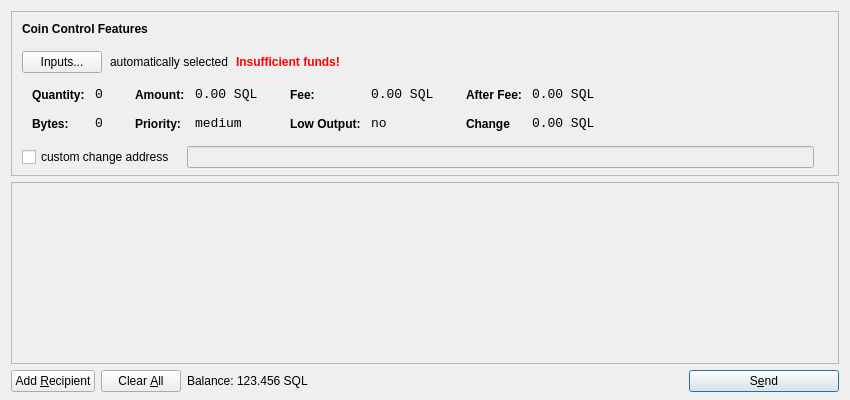
<?xml version="1.0" encoding="UTF-8"?>
<ui version="4.0">
 <class>SendCoinsDialog</class>
 <widget class="QDialog" name="SendCoinsDialog">
  <property name="geometry">
   <rect>
    <x>0</x>
    <y>0</y>
    <width>850</width>
    <height>400</height>
   </rect>
  </property>
  <property name="windowTitle">
   <string>Send Coins</string>
  </property>
  <layout class="QVBoxLayout" name="verticalLayout" stretch="0,1,0">
   <property name="bottomMargin">
    <number>8</number>
   </property>
   <item>
    <widget class="QFrame" name="frameCoinControl">
     <property name="sizePolicy">
      <sizepolicy hsizetype="Expanding" vsizetype="Expanding">
       <horstretch>0</horstretch>
       <verstretch>0</verstretch>
      </sizepolicy>
     </property>
     <property name="maximumSize">
      <size>
       <width>16777215</width>
       <height>16777215</height>
      </size>
     </property>
     <property name="frameShape">
      <enum>QFrame::StyledPanel</enum>
     </property>
     <property name="frameShadow">
      <enum>QFrame::Sunken</enum>
     </property>
     <layout class="QVBoxLayout" name="verticalLayoutCoinControl2">
      <property name="spacing">
       <number>-1</number>
      </property>
      <property name="leftMargin">
       <number>0</number>
      </property>
      <property name="topMargin">
       <number>0</number>
      </property>
      <property name="rightMargin">
       <number>0</number>
      </property>
      <property name="bottomMargin">
       <number>6</number>
      </property>
      <item>
       <layout class="QVBoxLayout" name="verticalLayoutCoinControl" stretch="0,0,0,0,1">
        <property name="spacing">
         <number>0</number>
        </property>
        <property name="leftMargin">
         <number>10</number>
        </property>
        <property name="topMargin">
         <number>10</number>
        </property>
        <item>
         <layout class="QHBoxLayout" name="horizontalLayoutCoinControl1">
          <property name="bottomMargin">
           <number>15</number>
          </property>
          <item>
           <widget class="QLabel" name="labelCoinControlFeatures">
            <property name="sizePolicy">
             <sizepolicy hsizetype="Preferred" vsizetype="Maximum">
              <horstretch>0</horstretch>
              <verstretch>0</verstretch>
             </sizepolicy>
            </property>
            <property name="font">
             <font>
              <weight>75</weight>
              <bold>true</bold>
             </font>
            </property>
            <property name="styleSheet">
             <string notr="true">font-weight:bold;</string>
            </property>
            <property name="text">
             <string>Coin Control Features</string>
            </property>
           </widget>
          </item>
         </layout>
        </item>
        <item>
         <layout class="QHBoxLayout" name="horizontalLayoutCoinControl2" stretch="0,0,0,0">
          <property name="spacing">
           <number>8</number>
          </property>
          <property name="bottomMargin">
           <number>10</number>
          </property>
          <item>
           <widget class="QPushButton" name="pushButtonCoinControl">
            <property name="styleSheet">
             <string notr="true"/>
            </property>
            <property name="text">
             <string>Inputs...</string>
            </property>
           </widget>
          </item>
          <item>
           <widget class="QLabel" name="labelCoinControlAutomaticallySelected">
            <property name="text">
             <string>automatically selected</string>
            </property>
            <property name="margin">
             <number>5</number>
            </property>
           </widget>
          </item>
          <item>
           <widget class="QLabel" name="labelCoinControlInsuffFunds">
            <property name="font">
             <font>
              <weight>75</weight>
              <bold>true</bold>
             </font>
            </property>
            <property name="styleSheet">
             <string notr="true">color:red;font-weight:bold;</string>
            </property>
            <property name="text">
             <string>Insufficient funds!</string>
            </property>
            <property name="margin">
             <number>5</number>
            </property>
           </widget>
          </item>
          <item>
           <spacer name="horizontalSpacerCoinControl">
            <property name="orientation">
             <enum>Qt::Horizontal</enum>
            </property>
            <property name="sizeHint" stdset="0">
             <size>
              <width>40</width>
              <height>1</height>
             </size>
            </property>
           </spacer>
          </item>
         </layout>
        </item>
        <item>
         <widget class="QWidget" name="widgetCoinControl" native="true">
          <property name="sizePolicy">
           <sizepolicy hsizetype="Preferred" vsizetype="Preferred">
            <horstretch>0</horstretch>
            <verstretch>0</verstretch>
           </sizepolicy>
          </property>
          <property name="minimumSize">
           <size>
            <width>0</width>
            <height>0</height>
           </size>
          </property>
          <property name="styleSheet">
           <string notr="true"/>
          </property>
          <layout class="QHBoxLayout" name="horizontalLayoutCoinControl5">
           <property name="margin">
            <number>0</number>
           </property>
           <item>
            <layout class="QHBoxLayout" name="horizontalLayoutCoinControl3" stretch="0,0,0,1">
             <property name="spacing">
              <number>20</number>
             </property>
             <property name="topMargin">
              <number>0</number>
             </property>
             <property name="bottomMargin">
              <number>10</number>
             </property>
             <item>
              <layout class="QFormLayout" name="formLayoutCoinControl1">
               <property name="horizontalSpacing">
                <number>10</number>
               </property>
               <property name="verticalSpacing">
                <number>14</number>
               </property>
               <property name="leftMargin">
                <number>10</number>
               </property>
               <property name="topMargin">
                <number>4</number>
               </property>
               <property name="rightMargin">
                <number>6</number>
               </property>
               <item row="0" column="0">
                <widget class="QLabel" name="labelCoinControlQuantityText">
                 <property name="styleSheet">
                  <string notr="true">font-weight:bold;</string>
                 </property>
                 <property name="text">
                  <string>Quantity:</string>
                 </property>
                 <property name="margin">
                  <number>0</number>
                 </property>
                </widget>
               </item>
               <item row="0" column="1">
                <widget class="QLabel" name="labelCoinControlQuantity">
                 <property name="font">
                  <font>
                   <family>Monospace</family>
                   <pointsize>10</pointsize>
                  </font>
                 </property>
                 <property name="cursor">
                  <cursorShape>IBeamCursor</cursorShape>
                 </property>
                 <property name="contextMenuPolicy">
                  <enum>Qt::ActionsContextMenu</enum>
                 </property>
                 <property name="text">
                  <string>0</string>
                 </property>
                 <property name="margin">
                  <number>0</number>
                 </property>
                 <property name="textInteractionFlags">
                  <set>Qt::LinksAccessibleByMouse|Qt::TextSelectableByKeyboard|Qt::TextSelectableByMouse</set>
                 </property>
                </widget>
               </item>
               <item row="1" column="0">
                <widget class="QLabel" name="labelCoinControlBytesText">
                 <property name="styleSheet">
                  <string notr="true">font-weight:bold;</string>
                 </property>
                 <property name="text">
                  <string>Bytes:</string>
                 </property>
                </widget>
               </item>
               <item row="1" column="1">
                <widget class="QLabel" name="labelCoinControlBytes">
                 <property name="font">
                  <font>
                   <family>Monospace</family>
                   <pointsize>10</pointsize>
                  </font>
                 </property>
                 <property name="cursor">
                  <cursorShape>IBeamCursor</cursorShape>
                 </property>
                 <property name="contextMenuPolicy">
                  <enum>Qt::ActionsContextMenu</enum>
                 </property>
                 <property name="text">
                  <string>0</string>
                 </property>
                 <property name="textInteractionFlags">
                  <set>Qt::LinksAccessibleByMouse|Qt::TextSelectableByKeyboard|Qt::TextSelectableByMouse</set>
                 </property>
                </widget>
               </item>
              </layout>
             </item>
             <item>
              <layout class="QFormLayout" name="formLayoutCoinControl2">
               <property name="horizontalSpacing">
                <number>10</number>
               </property>
               <property name="verticalSpacing">
                <number>14</number>
               </property>
               <property name="leftMargin">
                <number>6</number>
               </property>
               <property name="topMargin">
                <number>4</number>
               </property>
               <property name="rightMargin">
                <number>6</number>
               </property>
               <item row="0" column="0">
                <widget class="QLabel" name="labelCoinControlAmountText">
                 <property name="styleSheet">
                  <string notr="true">font-weight:bold;</string>
                 </property>
                 <property name="text">
                  <string>Amount:</string>
                 </property>
                 <property name="margin">
                  <number>0</number>
                 </property>
                </widget>
               </item>
               <item row="0" column="1">
                <widget class="QLabel" name="labelCoinControlAmount">
                 <property name="font">
                  <font>
                   <family>Monospace</family>
                   <pointsize>10</pointsize>
                  </font>
                 </property>
                 <property name="cursor">
                  <cursorShape>IBeamCursor</cursorShape>
                 </property>
                 <property name="contextMenuPolicy">
                  <enum>Qt::ActionsContextMenu</enum>
                 </property>
                 <property name="text">
                  <string>0.00 SQL</string>
                 </property>
                 <property name="textInteractionFlags">
                  <set>Qt::LinksAccessibleByMouse|Qt::TextSelectableByKeyboard|Qt::TextSelectableByMouse</set>
                 </property>
                </widget>
               </item>
               <item row="1" column="0">
                <widget class="QLabel" name="labelCoinControlPriorityText">
                 <property name="styleSheet">
                  <string notr="true">font-weight:bold;</string>
                 </property>
                 <property name="text">
                  <string>Priority:</string>
                 </property>
                </widget>
               </item>
               <item row="1" column="1">
                <widget class="QLabel" name="labelCoinControlPriority">
                 <property name="font">
                  <font>
                   <family>Monospace</family>
                   <pointsize>10</pointsize>
                  </font>
                 </property>
                 <property name="cursor">
                  <cursorShape>IBeamCursor</cursorShape>
                 </property>
                 <property name="contextMenuPolicy">
                  <enum>Qt::ActionsContextMenu</enum>
                 </property>
                 <property name="text">
                  <string>medium</string>
                 </property>
                 <property name="textInteractionFlags">
                  <set>Qt::LinksAccessibleByMouse|Qt::TextSelectableByKeyboard|Qt::TextSelectableByMouse</set>
                 </property>
                </widget>
               </item>
              </layout>
             </item>
             <item>
              <layout class="QFormLayout" name="formLayoutCoinControl3">
               <property name="horizontalSpacing">
                <number>10</number>
               </property>
               <property name="verticalSpacing">
                <number>14</number>
               </property>
               <property name="leftMargin">
                <number>6</number>
               </property>
               <property name="topMargin">
                <number>4</number>
               </property>
               <property name="rightMargin">
                <number>6</number>
               </property>
               <item row="0" column="0">
                <widget class="QLabel" name="labelCoinControlFeeText">
                 <property name="styleSheet">
                  <string notr="true">font-weight:bold;</string>
                 </property>
                 <property name="text">
                  <string>Fee:</string>
                 </property>
                 <property name="margin">
                  <number>0</number>
                 </property>
                </widget>
               </item>
               <item row="0" column="1">
                <widget class="QLabel" name="labelCoinControlFee">
                 <property name="font">
                  <font>
                   <family>Monospace</family>
                   <pointsize>10</pointsize>
                  </font>
                 </property>
                 <property name="cursor">
                  <cursorShape>IBeamCursor</cursorShape>
                 </property>
                 <property name="contextMenuPolicy">
                  <enum>Qt::ActionsContextMenu</enum>
                 </property>
                 <property name="text">
                  <string>0.00 SQL</string>
                 </property>
                 <property name="textInteractionFlags">
                  <set>Qt::LinksAccessibleByMouse|Qt::TextSelectableByKeyboard|Qt::TextSelectableByMouse</set>
                 </property>
                </widget>
               </item>
               <item row="1" column="0">
                <widget class="QLabel" name="labelCoinControlLowOutputText">
                 <property name="styleSheet">
                  <string notr="true">font-weight:bold;</string>
                 </property>
                 <property name="text">
                  <string>Low Output:</string>
                 </property>
                </widget>
               </item>
               <item row="1" column="1">
                <widget class="QLabel" name="labelCoinControlLowOutput">
                 <property name="font">
                  <font>
                   <family>Monospace</family>
                   <pointsize>10</pointsize>
                  </font>
                 </property>
                 <property name="cursor">
                  <cursorShape>IBeamCursor</cursorShape>
                 </property>
                 <property name="contextMenuPolicy">
                  <enum>Qt::ActionsContextMenu</enum>
                 </property>
                 <property name="text">
                  <string>no</string>
                 </property>
                 <property name="textInteractionFlags">
                  <set>Qt::LinksAccessibleByMouse|Qt::TextSelectableByKeyboard|Qt::TextSelectableByMouse</set>
                 </property>
                </widget>
               </item>
              </layout>
             </item>
             <item>
              <layout class="QFormLayout" name="formLayoutCoinControl4">
               <property name="horizontalSpacing">
                <number>10</number>
               </property>
               <property name="verticalSpacing">
                <number>14</number>
               </property>
               <property name="leftMargin">
                <number>6</number>
               </property>
               <property name="topMargin">
                <number>4</number>
               </property>
               <property name="rightMargin">
                <number>6</number>
               </property>
               <item row="0" column="0">
                <widget class="QLabel" name="labelCoinControlAfterFeeText">
                 <property name="styleSheet">
                  <string notr="true">font-weight:bold;</string>
                 </property>
                 <property name="text">
                  <string>After Fee:</string>
                 </property>
                 <property name="margin">
                  <number>0</number>
                 </property>
                </widget>
               </item>
               <item row="0" column="1">
                <widget class="QLabel" name="labelCoinControlAfterFee">
                 <property name="font">
                  <font>
                   <family>Monospace</family>
                   <pointsize>10</pointsize>
                  </font>
                 </property>
                 <property name="cursor">
                  <cursorShape>IBeamCursor</cursorShape>
                 </property>
                 <property name="contextMenuPolicy">
                  <enum>Qt::ActionsContextMenu</enum>
                 </property>
                 <property name="text">
                  <string>0.00 SQL</string>
                 </property>
                 <property name="textInteractionFlags">
                  <set>Qt::LinksAccessibleByMouse|Qt::TextSelectableByKeyboard|Qt::TextSelectableByMouse</set>
                 </property>
                </widget>
               </item>
               <item row="1" column="0">
                <widget class="QLabel" name="labelCoinControlChangeText">
                 <property name="styleSheet">
                  <string notr="true">font-weight:bold;</string>
                 </property>
                 <property name="text">
                  <string>Change</string>
                 </property>
                </widget>
               </item>
               <item row="1" column="1">
                <widget class="QLabel" name="labelCoinControlChange">
                 <property name="font">
                  <font>
                   <family>Monospace</family>
                   <pointsize>10</pointsize>
                  </font>
                 </property>
                 <property name="cursor">
                  <cursorShape>IBeamCursor</cursorShape>
                 </property>
                 <property name="contextMenuPolicy">
                  <enum>Qt::ActionsContextMenu</enum>
                 </property>
                 <property name="text">
                  <string>0.00 SQL</string>
                 </property>
                 <property name="textInteractionFlags">
                  <set>Qt::LinksAccessibleByMouse|Qt::TextSelectableByKeyboard|Qt::TextSelectableByMouse</set>
                 </property>
                </widget>
               </item>
              </layout>
             </item>
            </layout>
           </item>
          </layout>
         </widget>
        </item>
        <item>
         <layout class="QHBoxLayout" name="horizontalLayoutCoinControl4" stretch="0,0,0">
          <property name="spacing">
           <number>12</number>
          </property>
          <property name="sizeConstraint">
           <enum>QLayout::SetDefaultConstraint</enum>
          </property>
          <property name="topMargin">
           <number>5</number>
          </property>
          <property name="rightMargin">
           <number>5</number>
          </property>
          <item>
           <widget class="QCheckBox" name="checkBoxCoinControlChange">
            <property name="text">
             <string>custom change address</string>
            </property>
           </widget>
          </item>
          <item>
           <widget class="QLineEdit" name="lineEditCoinControlChange">
            <property name="enabled">
             <bool>false</bool>
            </property>
            <property name="sizePolicy">
             <sizepolicy hsizetype="Expanding" vsizetype="Fixed">
              <horstretch>0</horstretch>
              <verstretch>0</verstretch>
             </sizepolicy>
            </property>
           </widget>
          </item>
          <item>
           <widget class="QLabel" name="labelCoinControlChangeLabel">
            <property name="sizePolicy">
             <sizepolicy hsizetype="Preferred" vsizetype="Expanding">
              <horstretch>0</horstretch>
              <verstretch>0</verstretch>
             </sizepolicy>
            </property>
            <property name="minimumSize">
             <size>
              <width>0</width>
              <height>0</height>
             </size>
            </property>
            <property name="text">
             <string/>
            </property>
            <property name="margin">
             <number>3</number>
            </property>
           </widget>
          </item>
         </layout>
        </item>
        <item>
         <spacer name="verticalSpacerCoinControl">
          <property name="orientation">
           <enum>Qt::Vertical</enum>
          </property>
          <property name="sizeHint" stdset="0">
           <size>
            <width>800</width>
            <height>1</height>
           </size>
          </property>
         </spacer>
        </item>
       </layout>
      </item>
     </layout>
    </widget>
   </item>
   <item>
    <widget class="QScrollArea" name="scrollArea">
     <property name="widgetResizable">
      <bool>true</bool>
     </property>
     <widget class="QWidget" name="scrollAreaWidgetContents">
      <property name="geometry">
       <rect>
        <x>0</x>
        <y>0</y>
        <width>830</width>
        <height>165</height>
       </rect>
      </property>
      <layout class="QVBoxLayout" name="verticalLayout_2">
       <property name="margin">
        <number>0</number>
       </property>
       <item>
        <layout class="QVBoxLayout" name="entries">
         <property name="spacing">
          <number>6</number>
         </property>
        </layout>
       </item>
       <item>
        <spacer name="verticalSpacer">
         <property name="orientation">
          <enum>Qt::Vertical</enum>
         </property>
         <property name="sizeHint" stdset="0">
          <size>
           <width>20</width>
           <height>40</height>
          </size>
         </property>
        </spacer>
       </item>
      </layout>
     </widget>
    </widget>
   </item>
   <item>
    <layout class="QHBoxLayout" name="horizontalLayout">
     <item>
      <widget class="QPushButton" name="addButton">
       <property name="toolTip">
        <string>Send to multiple recipients at once</string>
       </property>
       <property name="text">
        <string>Add &amp;Recipient</string>
       </property>
       <property name="icon">
        <iconset resource="../bitcoin.qrc">
         <normaloff>:/icons/add</normaloff>:/icons/add</iconset>
       </property>
       <property name="autoDefault">
        <bool>false</bool>
       </property>
      </widget>
     </item>
     <item>
      <widget class="QPushButton" name="clearButton">
       <property name="sizePolicy">
        <sizepolicy hsizetype="Minimum" vsizetype="Fixed">
         <horstretch>0</horstretch>
         <verstretch>0</verstretch>
        </sizepolicy>
       </property>
       <property name="toolTip">
        <string>Remove all transaction fields</string>
       </property>
       <property name="text">
        <string>Clear &amp;All</string>
       </property>
       <property name="icon">
        <iconset resource="../bitcoin.qrc">
         <normaloff>:/icons/remove</normaloff>:/icons/remove</iconset>
       </property>
       <property name="autoRepeatDelay">
        <number>300</number>
       </property>
       <property name="autoDefault">
        <bool>false</bool>
       </property>
      </widget>
     </item>
     <item>
      <layout class="QHBoxLayout" name="horizontalLayout_2">
       <property name="spacing">
        <number>3</number>
       </property>
       <item>
        <widget class="QLabel" name="label">
         <property name="sizePolicy">
          <sizepolicy hsizetype="Preferred" vsizetype="Fixed">
           <horstretch>0</horstretch>
           <verstretch>0</verstretch>
          </sizepolicy>
         </property>
         <property name="text">
          <string>Balance:</string>
         </property>
        </widget>
       </item>
       <item>
        <widget class="QLabel" name="labelBalance">
         <property name="sizePolicy">
          <sizepolicy hsizetype="Preferred" vsizetype="Fixed">
           <horstretch>0</horstretch>
           <verstretch>0</verstretch>
          </sizepolicy>
         </property>
         <property name="cursor">
          <cursorShape>IBeamCursor</cursorShape>
         </property>
         <property name="text">
          <string>123.456 SQL</string>
         </property>
         <property name="textInteractionFlags">
          <set>Qt::LinksAccessibleByMouse|Qt::TextSelectableByKeyboard|Qt::TextSelectableByMouse</set>
         </property>
        </widget>
       </item>
      </layout>
     </item>
     <item>
      <spacer name="horizontalSpacer">
       <property name="orientation">
        <enum>Qt::Horizontal</enum>
       </property>
       <property name="sizeHint" stdset="0">
        <size>
         <width>40</width>
         <height>20</height>
        </size>
       </property>
      </spacer>
     </item>
     <item>
      <widget class="QPushButton" name="sendButton">
       <property name="minimumSize">
        <size>
         <width>150</width>
         <height>0</height>
        </size>
       </property>
       <property name="toolTip">
        <string>Confirm the send action</string>
       </property>
       <property name="text">
        <string>S&amp;end</string>
       </property>
       <property name="icon">
        <iconset resource="../bitcoin.qrc">
         <normaloff>:/icons/send</normaloff>:/icons/send</iconset>
       </property>
       <property name="default">
        <bool>true</bool>
       </property>
      </widget>
     </item>
    </layout>
   </item>
  </layout>
 </widget>
 <resources>
  <include location="../bitcoin.qrc"/>
 </resources>
 <connections/>
</ui>
